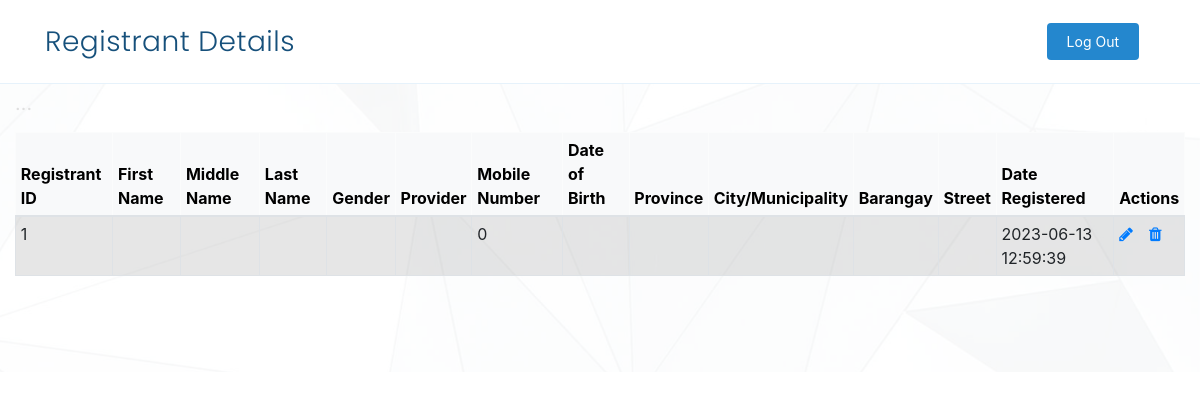
Page /admin.php (signed in) on the earlier database version.
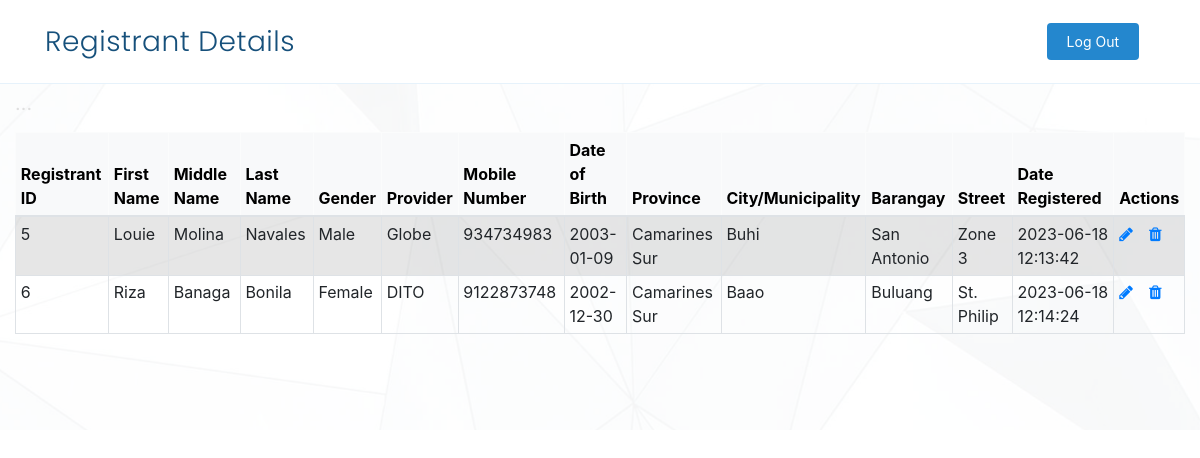
Same page on the later database version.
### tables this page shows
CREATE TABLE `registrants` (
  `id` int(11) NOT NULL,
  `firstname` varchar(50) NOT NULL,
  `middlename` varchar(50) NOT NULL,
  `surname` varchar(50) NOT NULL,
  `gender` varchar(10) NOT NULL,
  `provider` varchar(10) NOT NULL,
  `mobile_number` bigint(20) NOT NULL,
  `date_of_birth` text NOT NULL,
  `province` varchar(50) NOT NULL,
  `city` varchar(50) NOT NULL,
  `barangay` varchar(50) NOT NULL,
  `street` text NOT NULL,
  `date_registered` timestamp NOT NULL DEFAULT current_timestamp() ON UPDATE current_timestamp()
);

### admin.php (the view, shortened to what this page needs)
<!DOCTYPE html>
<html lang="en">
<head>
  <link href="assets/vendor/aos/aos.css" rel="stylesheet">
  <link href="assets/vendor/bootstrap/css/bootstrap.min.css" rel="stylesheet">
  <link href="assets/vendor/bootstrap-icons/bootstrap-icons.css" rel="stylesheet">
  <link href="assets/vendor/boxicons/css/boxicons.min.css" rel="stylesheet">
  <link href="assets/vendor/glightbox/css/glightbox.min.css" rel="stylesheet">
  <link href="assets/vendor/remixicon/remixicon.css" rel="stylesheet">
  <link href="assets/vendor/swiper/swiper-bundle.min.css" rel="stylesheet">
  <link href="assets/css/style.css" rel="stylesheet">
  <link rel="stylesheet" href="https://stackpath.bootstrapcdn.com/bootstrap/4.5.2/css/bootstrap.min.css">
  <link rel="stylesheet" href="https://stackpath.bootstrapcdn.com/bootstrap/4.5.2/css/bootstrap.min.css">
  <link rel="stylesheet" href="https://maxcdn.bootstrapcdn.com/font-awesome/4.7.0/css/font-awesome.min.css">
</head>
<body>
<header id="header" class="fixed-top">
    <div class="container d-flex align-items-center justify-content-between">
      <h1 class="logo"><a>Registrant Details</a></h1>
      <nav id="navbar" class="navbar">
        <ul>
          <li><a class="getstarted scrollto" href="logout.php">Log Out</a></li>
        </ul>
      </nav>
    </div>
  </header>
  <section id="hero">
        <div class="container-fluid">
            <div class="mb-3 clearfix">
                <h2 class="pull-left">...</h2>
            </div>
            <div class="row">
                <div class="col-md-12">
                    <?php
                    require_once "config.php";
                    $sql = "SELECT * FROM registrants";
                    if($result = mysqli_query($link, $sql)){
                        if(mysqli_num_rows($result) > 0){
                            echo '<table class="table table-bordered table-striped table-hover table-sm table-responsive{-sm|-md|-lg|-xl|-xxl}" data-aos="fade-down" data-aos-delay="100">';
                                echo '<thead class="table-light">';
                                    echo "<tr>";
                                        echo "<th>Registrant ID</th>";
                                        echo "<th>First Name</th>";
                                        echo "<th>Middle Name</th>";
                                        echo "<th>Last Name</th>";
                                        echo "<th>Gender</th>";
                                        echo "<th>Provider</th>";
                                        echo "<th>Mobile Number</th>";
                                        echo "<th>Date of Birth</th>";
                                        echo "<th>Province</th>";
                                        echo "<th>City/Municipality</th>";
                                        echo "<th>Barangay</th>";
                                        echo "<th>Street</th>";
                                        echo "<th>Date Registered</th>";
                                        echo "<th>Actions</th>";
                                    echo "</tr>";
                                echo "</thead>";
                                echo "<tbody>";
                                while($row = mysqli_fetch_array($result)){
                                    echo "<tr>";
                                        echo "<td>" . $row['id'] . "</td>";
                                        echo "<td>" . $row['firstname'] . "</td>";
                                        echo "<td>" . $row['middlename'] . "</td>";
                                        echo "<td>" . $row['surname'] . "</td>";
                                        echo "<td>" . $row['gender'] . "</td>";
                                        echo "<td>" . $row['provider'] . "</td>";
                                        echo "<td>" . $row['mobile_number'] . "</td>";
                                        echo "<td>" . $row['date_of_birth'] . "</td>";
                                        echo "<td>" . $row['province'] . "</td>";
                                        echo "<td>" . $row['city'] . "</td>";
                                        echo "<td>" . $row['barangay'] . "</td>";
                                        echo "<td>" . $row['street'] . "</td>";
                                        echo "<td>" . $row['date_registered'] . "</td>";
                                        echo "<td>";
                                            echo '<a href="update.php?id='. $row['id'] .'" class="mr-3" title="Update Registrant" data-toggle="tooltip"><span class="fa fa-pencil"></span></a>';
                                            echo '<a href="delete.php?id='. $row['id'] .'" title="Delete Registrant" data-toggle="tooltip"><span class="fa fa-trash"></span></a>';
                                        echo "</td>";
                                    echo "</tr>";
                                }
                                echo "</tbody>";
                            echo "</table>";
                        } else{
                            echo '<div class="alert alert-danger"><em>No records were found.</em></div>';
                        }
                    } else{
                        echo "Oops! Something went wrong. Please try again later.";
                    }
                    ?>
                </div>
            </div>
        </div>
    </section>
</body>
</html>

### assets/css/style.css (style rules this page uses)
body { font-family: "Open Sans", sans-serif; color: #444444; }
a { color: #2487ce; text-decoration: none; }
h1, h2, h3, h4, h5, h6 { font-family: "Raleway", sans-serif; }
#header { transition: all 0.5s; background: #fff; z-index: 997; padding: 15px 0; border-bottom: 1px solid #e6f2fb; }
#header .logo { font-size: 28px; margin: 0; padding: 0; line-height: 1; font-weight: 300; letter-spacing: 0.5px; font-family: "Poppins", sans-serif; }
#header .logo a { color: #16507b; }
.navbar { padding: 0; }
.navbar ul { margin: 0; padding: 0; display: flex; list-style: none; align-items: center; }
.navbar li { position: relative; }
.navbar a, .navbar a:focus { display: flex; align-items: center; justify-content: space-between; padding: 10px 0 10px 30px; font-size: 14px; color: #16507b; white-space: nowrap; transition: 0.3s; }
.navbar .getstarted, .navbar .getstarted:focus { background: #2487ce; padding: 8px 20px; margin-left: 30px; border-radius: 4px; color: #fff; }
#hero { width: 100%; height: 100vh; position: relative; background: url("../img/hero-bg.jpg") top center; background-size: cover; position: relative; }
#hero:before { content: ""; background: rgba(255, 255, 255, 0.8); position: absolute; bottom: 0; top: 0; left: 0; right: 0; }
#hero h2 { color: #5e5e5e; margin: 10px 0 0 0; font-size: 22px; }
@media (min-width: 1024px) { #hero { background-attachment: fixed; } }
@media (max-height: 800px) { #hero { height: auto; } }
section { padding: 80px 0; overflow: hidden; }

Differences in the rows shown:
removed registrants: id "1", mobile_number "0", date_registered "2023-06-13 12:59:39"
added registrants: id "5", firstname "Louie", middlename "Molina", surname "Navales", gender "Male", provider "Globe", mobile_number "934734983", date_of_birth "2003-01-09", province "Camarines Sur", city "Buhi", barangay "San Antonio", street "Zone 3", date_registered "2023-06-18 12:13:42"
added registrants: id "6", firstname "Riza", middlename "Banaga", surname "Bonila", gender "Female", provider "DITO", mobile_number "9122873748", date_of_birth "2002-12-30", province "Camarines Sur", city "Baao", barangay "Buluang", street "St. Philip", date_registered "2023-06-18 12:14:24"
